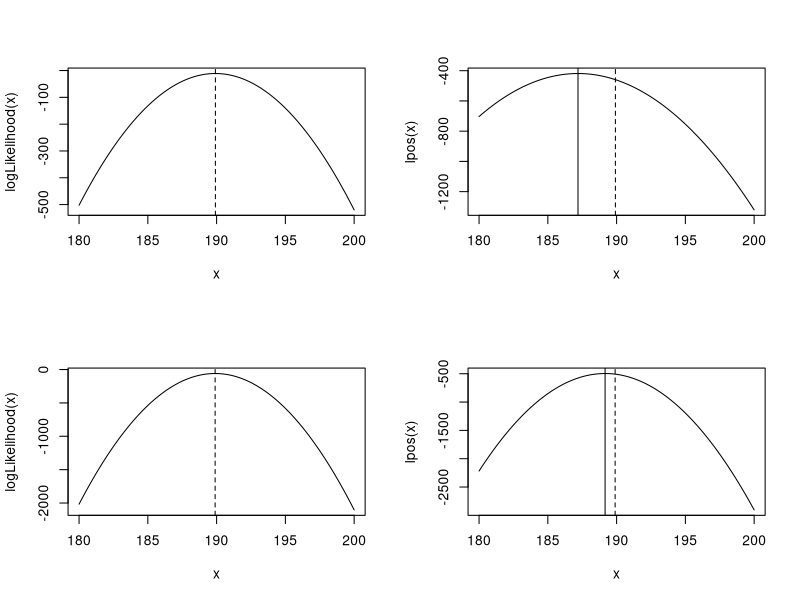

This figure's R source:
# Students' height
# n=10 n=40 
# prior: N(160,1)
# observation: N(190,1)
par(mfrow = c(2,2))
logLikelihood=function(m)
{
  f0=function(m.i)# for each m.i
  {
    y.i=sum(dnorm(x = studentsHeight,mean = m.i,sd = 1,log=TRUE))
    return(y.i)# log(pdf(x.1)*pdf(x.2)*...) 
  }
  y=sapply(m,f0)
  return(y)
}
lpri=function(m)# log prior
{
  y=dnorm(m,160,1,log=TRUE)
  return(y)
}
lpos=function(m)# log posterior
{
  y=logLikelihood(m)+lpri(m) # log(ab)=log(a)+log(b)
  return(y)
}
n=10
studentsHeight=rnorm(n,190,1)
ans=optim(par = 0,fn = logLikelihood,method="BFGS",control=list("fnscale"=-1))
m.hat=ans$par# max m of logLikelihood(m)
ans=optim(0,lpos,method="BFGS",control=list("fnscale"=-1))
m.map=ans$par

curve(logLikelihood,180,200)
abline(v=m.hat,lty=2)
curve(lpos,180,200)
abline(v=c(m.hat,m.map),lty=c(2,1))

n=40
studentsHeight=rnorm(n,190,1)
ans=optim(par = 0,fn = logLikelihood,method="BFGS",control=list("fnscale"=-1))
m.hat=ans$par# max m of logLikelihood(m)
ans=optim(0,lpos,method="BFGS",control=list("fnscale"=-1))
m.map=ans$par

curve(logLikelihood,180,200)
abline(v=m.hat,lty=2)
curve(lpos,180,200)
abline(v=c(m.hat,m.map),lty=c(2,1))
